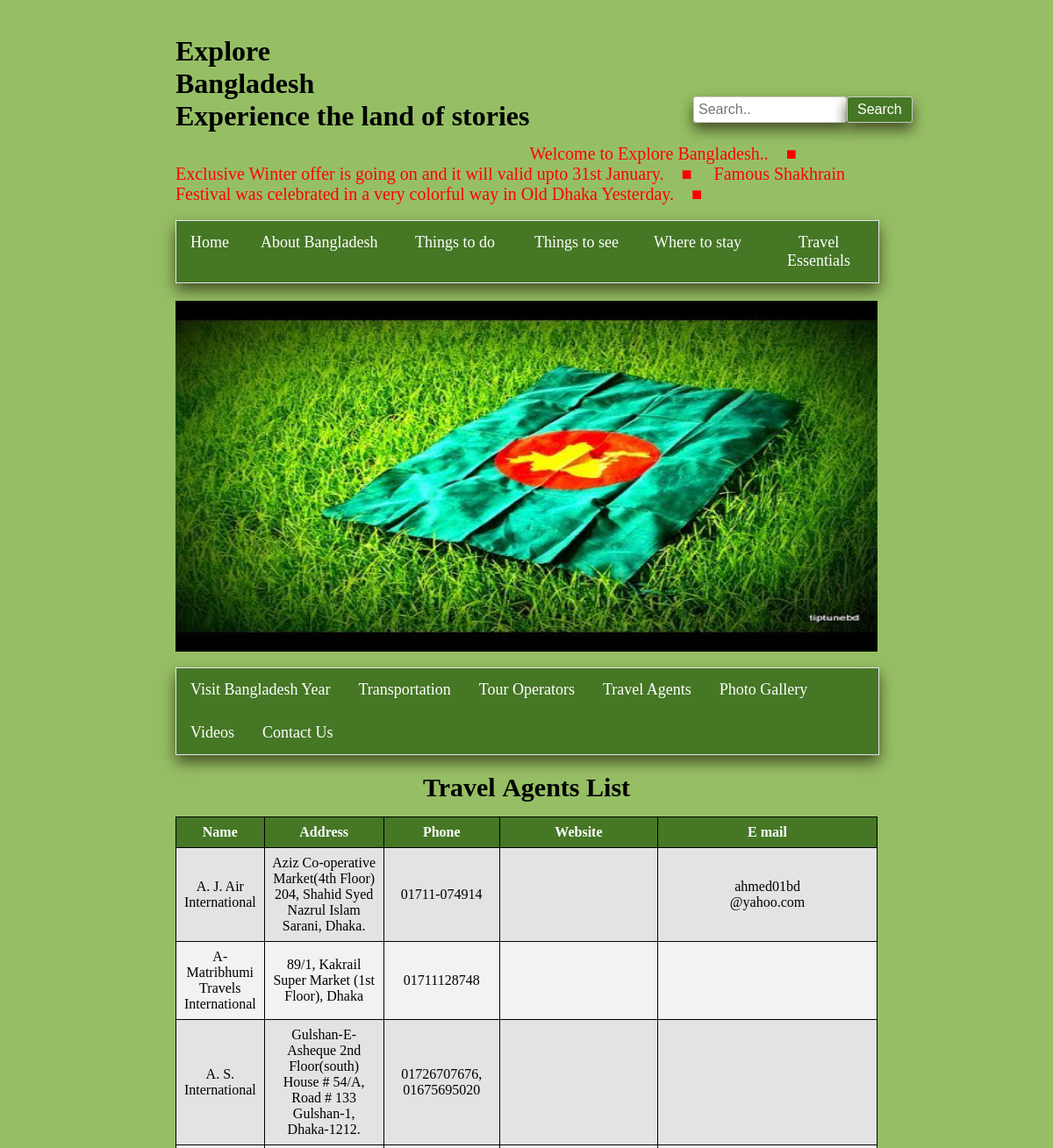
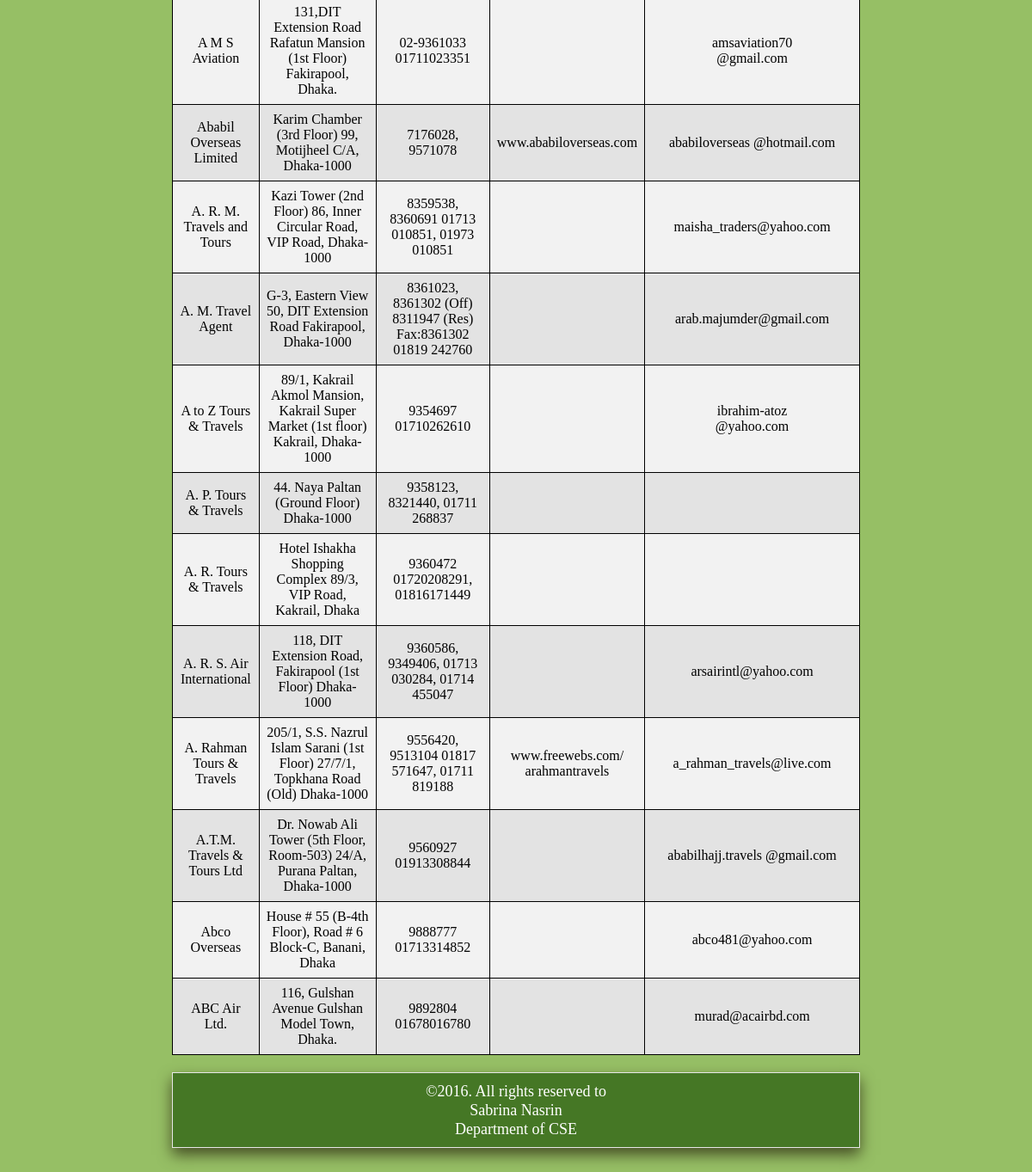
Screenshot of /travel_agents.php with the database file from the repository (2 pictures, top to bottom).
### travel_agents.php (the view, shortened to what this page needs)
<html>
<head>
  <link rel="stylesheet" type="text/css" href="css/home.css">
</head>
<body>
  <h1>Explore <br>Bangladesh<br>
    Experience the land of stories</h1>
  <h2>
    <form action="search.php" method="post">
  <input type="text" name="search" placeholder="Search..">
  <input type="submit" name="search1" value="Search">
</form>
  </h2>
  <marquee style ="font-size:20px;color:red;font-family:hectica;">Welcome to Explore Bangladesh..&emsp;&#9632;&emsp;
    Exclusive Winter offer is going on and it will valid upto 31st January.&emsp;&#9632;&emsp;
    Famous Shakhrain Festival was celebrated in a very colorful way in Old Dhaka Yesterday.&emsp;&#9632;&emsp;</marquee>
  <ul>
    <li style="width:10%">
      <a class="active" href="home.php">Home</a>
    </li>
     <li class="dropdown" style="width:22%">
      <a class="dropbtn">About Bangladesh</a>
    </li>
     <li class="dropdown" style="width:17%">
      <a class="dropbtn">Things to do</a>
    </li>
     <li class="dropdown" style="width:17%">
      <a class="dropbtn">Things to see</a>
    </li>
     <li class="dropdown" style="width:17%">
      <a class="dropbtn">Where to stay</a>
    </li>
     <li class="dropdown" style="width:17%">
      <a class="dropbtn">Travel Essentials</a>
    </li>
  </ul>
  <div class="w3-content w3-section" style="max-width:100%">
  <img class="mySlides" src="image/flag_of_bd.png" style="width:100%">
</div>
   <ul>
    <li>
      <a href="visit_bangladesh_year.php">Visit Bangladesh Year</a>
    </li>
    <li class ="dropdown">
      <a class="dropbtn" href="transportation.php">Transportation</a>
    </li>
    <li>
      <a href="tour_operators.php">Tour Operators</a>
    </li>
    <li>
      <a href="travel_agents.php">Travel Agents</a>
    </li><li>
      <a href="photo_galary.php">Photo Gallery</a>
    </li>
     <li>
      <a href="video_gallery.php">Videos</a>
    </li>
    <li>
      <a href="contact_us.php">Contact Us</a>
    </li>
  </ul>
  <div class="main-content col-md-12">
    <div id="content" role="main">
            <article class="post-1815 page type-page status-publish hentry">
                <div class="page-content">
                    <p style="text-align: center;"><span style="color: black; font-size:30px;"><strong> Travel&nbsp;Agents List</strong></span></p>
<table class="Design7" width="784" cellspacing="0">
  <thead>
<tr>
<th width="86"><strong>Name</strong></th>
<th width="168"><strong>Address</strong></th>
<th class="Odd" width="144"><strong>Phone</strong></th>
<th class="Odd" width="92"><strong>Website</strong></th>
<th width="294"><strong>E mail</strong></th>
</tr>
</thead>
<tbody>
<?php
  $host='localhost';
  $user='root';
  $pass='';
  $db='explore_bangladesh';
  $con=mysqli_connect($host,$user,$pass,$db);
  mysqli_query($con,'SET CHARACTER SET utf8');
  mysqli_query($con,"SET SESSION collation_connection ='utf8_general_ci'");
  $query = "SELECT * FROM `travel agent` WHERE 1";
  $result = mysqli_query($con,$query);
  while($row=mysqli_fetch_array($result)){
  echo("<tr><td>$row[name8]</td>
    <td> $row[address4] </td>
<td>$row[phone] </td>
<td>$row[website]</td>
 <td>$row[email]</td></tr>");
  }
?>
</tbody>
</table>
                </div>
            </article>
    </div>
</div>
<footer class="footer">&#169;2016. All rights reserved to<br>
   Sabrina Nasrin<br>
   Department of CSE
  </footer>
</body>
</html>

### CSS/home.css (style rules this page uses)
body { background-color: #96bf65; margin-right: 200px; margin-left:200px; }
h1 { float:left; margin-top: 0 }
h2 { margin-left:75%; margin-top: 40px; float: bottom; }
ul { list-style-type: none; margin-bottom: 20px; padding: 0; overflow: hidden; border: 1px solid #e7e7e7; background-color: #457725; width:100%; box-shadow: 0 8px 16px 0 #465025; font-size: 18px; cursor: pointer; }
li { float: left; }
li a,.dropbtn { display: inline-block; color: white; text-align: center; padding: 14px 16px; text-decoration: none; }
.mySlides { display:none; height: 400px; }
.footer { border: 1px solid #e7e7e7; background-color: #457725; font-size: 18px; color: white; line-height: 22px; padding: 10px; box-shadow: 0 8px 16px 0 #465025; margin-bottom: 30px; margin-top: 20px; text-align: center; }

### travel_agents.php (style rules this page uses)
table { border-collapse: collapse; width:100%; }
th, td { text-align: center; padding: 8px; border: 1px solid black; }
tr:nth-child(even) { background-color: #f2f2f2 }
tr:nth-child(odd) { background-color: #e3e3e3 }
th { background-color: #457725; color: white; }
input[type=text] { width:175px; box-sizing: border-box; border: 1px solid #ccc; border-radius: 3px; font-size: 16px; background-color: white; background-position: 10px 10px; background-repeat: no-repeat; padding: 5px; margin-left: -10px; margin-top: 70px; box-shadow: 0 8px 16px 0 #465025; }
input[type=submit] { width:75px; margin-top: 70px; box-sizing: border-box; border: 1px solid #ccc; border-radius: 3px; font-size: 16px; background-color: #457725; background-position: 10px 10px; background-repeat: no-repeat; padding:5px; color: white; cursor: pointer; text-align: left; text-indent: 6px; position: absolute; box-shadow: 0 8px 16px 0 #465025; }

### rows the page displays
travel agent: name8 "A. J. Air International", address4 "Aziz Co-operative Market(4th Floor) 204, Shahid Syed Nazrul Islam Sarani, Dhaka.", phone "01711-074914", email "ahmed01bd @yahoo.com"
travel agent: name8 "A-Matribhumi Travels International", address4 "89/1, Kakrail Super Market (1st Floor), Dhaka", phone "01711128748"
travel agent: name8 "A. S. International", address4 "Gulshan-E-Asheque 2nd Floor(south) House # 54/A, Road # 133 Gulshan-1, Dhaka-1212.", phone "01726707676, 01675695020"
travel agent: name8 "A M S Aviation", address4 "131,DIT Extension Road Rafatun Mansion (1st Floor) Fakirapool, Dhaka.", phone "02-9361033 01711023351", email "amsaviation70 @gmail.com"
travel agent: name8 "Ababil Overseas Limited", address4 "Karim Chamber (3rd Floor) 99, Motijheel C/A, Dhaka-1000", phone "7176028, 9571078", website "www.ababiloverseas.com", email "ababiloverseas @hotmail.com"
travel agent: name8 "A. R. M. Travels and Tours", address4 "Kazi Tower (2nd Floor) 86, Inner Circular Road, VIP Road, Dhaka-1000", phone "8359538, 8360691 01713 010851, 01973 010851", email "maisha_traders@yahoo.com"
travel agent: name8 "A. M. Travel Agent", address4 "G-3, Eastern View 50, DIT Extension Road Fakirapool, Dhaka-1000", phone "8361023, 8361302 (Off) 8311947 (Res) Fax:8361302 01819 242760", email "arab.majumder@gmail.com"
travel agent: name8 "A to Z Tours & Travels", address4 "89/1, Kakrail Akmol Mansion, Kakrail Super Market (1st floor) Kakrail, Dhaka-1000", phone "9354697 01710262610", email "ibrahim-atoz @yahoo.com"
travel agent: name8 "A. P. Tours & Travels", address4 "44. Naya Paltan (Ground Floor) Dhaka-1000", phone "9358123, 8321440, 01711 268837"
travel agent: name8 "A. R. Tours & Travels", address4 "Hotel Ishakha Shopping Complex 89/3, VIP Road, Kakrail, Dhaka", phone "9360472 01720208291, 01816171449"
travel agent: name8 "A. R. S. Air International", address4 "118, DIT Extension Road, Fakirapool (1st Floor) Dhaka-1000", phone "9360586, 9349406, 01713 030284, 01714 455047", email "arsairintl@yahoo.com"
travel agent: name8 "A. Rahman Tours & Travels", address4 "205/1, S.S. Nazrul Islam Sarani (1st Floor) 27/7/1, Topkhana Road (Old) Dhaka-1000", phone "9556420, 9513104 01817 571647, 01711 819188", website "www.freewebs.com/ arahmantravels", email "a_rahman_travels@live.com"
travel agent: name8 "A.T.M. Travels & Tours Ltd", address4 "Dr. Nowab Ali Tower (5th Floor, Room-503) 24/A, Purana Paltan, Dhaka-1000", phone "9560927 01913308844", email "ababilhajj.travels @gmail.com"
travel agent: name8 "Abco Overseas", address4 "House # 55 (B-4th Floor), Road # 6 Block-C, Banani, Dhaka", phone "9888777 01713314852", email "abco481@yahoo.com"
travel agent: name8 "ABC Air Ltd.", address4 "116, Gulshan Avenue Gulshan Model Town, Dhaka.", phone "9892804 01678016780", email "murad@acairbd.com"
